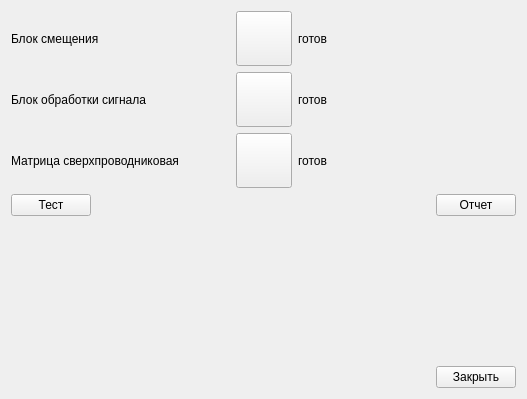
<?xml version="1.0" encoding="UTF-8"?>
<ui version="4.0">
 <class>TestControl</class>
 <widget class="QWidget" name="TestControl">
  <property name="geometry">
   <rect>
    <x>0</x>
    <y>0</y>
    <width>527</width>
    <height>399</height>
   </rect>
  </property>
  <property name="windowTitle">
   <string>Контроль</string>
  </property>
  <layout class="QVBoxLayout" name="verticalLayout">
   <item>
    <layout class="QGridLayout" name="gridLayout">
     <item row="0" column="1">
      <widget class="QToolButton" name="tbControlUnit">
       <property name="text">
        <string/>
       </property>
       <property name="icon">
        <iconset theme="wait.png"/>
       </property>
       <property name="iconSize">
        <size>
         <width>48</width>
         <height>48</height>
        </size>
       </property>
      </widget>
     </item>
     <item row="0" column="2">
      <widget class="QLabel" name="lStatusControlUnit">
       <property name="styleSheet">
        <string notr="true">font: 20pt &quot;MS Shell Dlg 2&quot;;</string>
       </property>
       <property name="text">
        <string>готов</string>
       </property>
      </widget>
     </item>
     <item row="1" column="0">
      <widget class="QLabel" name="label_2">
       <property name="styleSheet">
        <string notr="true">font: 20pt &quot;MS Shell Dlg 2&quot;;</string>
       </property>
       <property name="text">
        <string>Блок обработки сигнала</string>
       </property>
      </widget>
     </item>
     <item row="0" column="0">
      <widget class="QLabel" name="label">
       <property name="styleSheet">
        <string notr="true">font: 20pt &quot;MS Shell Dlg 2&quot;;</string>
       </property>
       <property name="text">
        <string>Блок смещения</string>
       </property>
      </widget>
     </item>
     <item row="2" column="0">
      <widget class="QLabel" name="label_3">
       <property name="styleSheet">
        <string notr="true">font: 20pt &quot;MS Shell Dlg 2&quot;;</string>
       </property>
       <property name="text">
        <string>Матрица сверхпроводниковая</string>
       </property>
      </widget>
     </item>
     <item row="2" column="2">
      <widget class="QLabel" name="lStatusMatrix">
       <property name="styleSheet">
        <string notr="true">font: 20pt &quot;MS Shell Dlg 2&quot;;</string>
       </property>
       <property name="text">
        <string>готов</string>
       </property>
      </widget>
     </item>
     <item row="1" column="2">
      <widget class="QLabel" name="lStatusProcessingUnit">
       <property name="styleSheet">
        <string notr="true">font: 20pt &quot;MS Shell Dlg 2&quot;;</string>
       </property>
       <property name="text">
        <string>готов</string>
       </property>
      </widget>
     </item>
     <item row="1" column="1">
      <widget class="QToolButton" name="tbProcessor">
       <property name="text">
        <string/>
       </property>
       <property name="iconSize">
        <size>
         <width>48</width>
         <height>48</height>
        </size>
       </property>
      </widget>
     </item>
     <item row="2" column="1">
      <widget class="QToolButton" name="tbMatrix">
       <property name="text">
        <string/>
       </property>
       <property name="iconSize">
        <size>
         <width>48</width>
         <height>48</height>
        </size>
       </property>
      </widget>
     </item>
    </layout>
   </item>
   <item>
    <layout class="QHBoxLayout" name="horizontalLayout_2">
     <item>
      <widget class="QPushButton" name="pushButton_2">
       <property name="styleSheet">
        <string notr="true">font: 20pt &quot;MS Shell Dlg 2&quot;;</string>
       </property>
       <property name="text">
        <string>Тест</string>
       </property>
      </widget>
     </item>
     <item>
      <spacer name="horizontalSpacer_2">
       <property name="orientation">
        <enum>Qt::Horizontal</enum>
       </property>
       <property name="sizeHint" stdset="0">
        <size>
         <width>40</width>
         <height>20</height>
        </size>
       </property>
      </spacer>
     </item>
     <item>
      <widget class="QPushButton" name="pushButton_3">
       <property name="styleSheet">
        <string notr="true">font: 20pt &quot;MS Shell Dlg 2&quot;;</string>
       </property>
       <property name="text">
        <string>Отчет</string>
       </property>
      </widget>
     </item>
    </layout>
   </item>
   <item>
    <spacer name="verticalSpacer">
     <property name="orientation">
      <enum>Qt::Vertical</enum>
     </property>
     <property name="sizeHint" stdset="0">
      <size>
       <width>20</width>
       <height>98</height>
      </size>
     </property>
    </spacer>
   </item>
   <item>
    <layout class="QHBoxLayout" name="horizontalLayout">
     <item>
      <spacer name="horizontalSpacer">
       <property name="orientation">
        <enum>Qt::Horizontal</enum>
       </property>
       <property name="sizeHint" stdset="0">
        <size>
         <width>40</width>
         <height>20</height>
        </size>
       </property>
      </spacer>
     </item>
     <item>
      <widget class="QPushButton" name="pushButton">
       <property name="styleSheet">
        <string notr="true">font: 20pt &quot;MS Shell Dlg 2&quot;;</string>
       </property>
       <property name="text">
        <string>Закрыть</string>
       </property>
      </widget>
     </item>
    </layout>
   </item>
  </layout>
 </widget>
 <resources/>
 <connections>
  <connection>
   <sender>pushButton</sender>
   <signal>clicked()</signal>
   <receiver>TestControl</receiver>
   <slot>close()</slot>
   <hints>
    <hint type="sourcelabel">
     <x>443</x>
     <y>363</y>
    </hint>
    <hint type="destinationlabel">
     <x>443</x>
     <y>308</y>
    </hint>
   </hints>
  </connection>
 </connections>
</ui>
